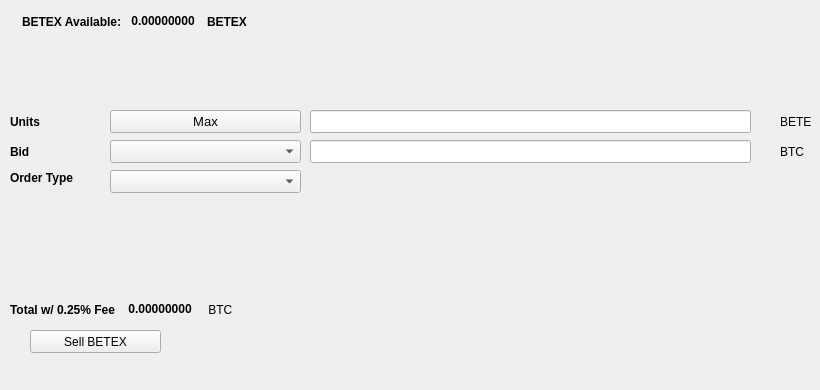
   <widget class="QWidget" name="SellTab">
    <attribute name="title">
     <string>Sell</string>
    </attribute>
    <widget class="QLabel" name="label_16">
     <property name="geometry">
      <rect>
       <x>780</x>
       <y>140</y>
       <width>31</width>
       <height>23</height>
      </rect>
     </property>
     <property name="text">
      <string>BTC</string>
     </property>
    </widget>
    <widget class="QComboBox" name="SellBidcomboBox">
     <property name="geometry">
      <rect>
       <x>110</x>
       <y>140</y>
       <width>191</width>
       <height>23</height>
      </rect>
     </property>
     <property name="font">
      <font>
       <pointsize>10</pointsize>
      </font>
     </property>
    </widget>
    <widget class="QLabel" name="label_18">
     <property name="geometry">
      <rect>
       <x>10</x>
       <y>110</y>
       <width>46</width>
       <height>23</height>
      </rect>
     </property>
     <property name="font">
      <font>
       <weight>75</weight>
       <bold>true</bold>
      </font>
     </property>
     <property name="text">
      <string>Units</string>
     </property>
    </widget>
    <widget class="QPushButton" name="Sell_Max_Amount">
     <property name="geometry">
      <rect>
       <x>110</x>
       <y>110</y>
       <width>191</width>
       <height>23</height>
      </rect>
     </property>
     <property name="font">
      <font>
       <pointsize>10</pointsize>
      </font>
     </property>
     <property name="text">
      <string>Max</string>
     </property>
    </widget>
    <widget class="QLabel" name="label_20">
     <property name="geometry">
      <rect>
       <x>10</x>
       <y>170</y>
       <width>91</width>
       <height>16</height>
      </rect>
     </property>
     <property name="font">
      <font>
       <weight>75</weight>
       <bold>true</bold>
      </font>
     </property>
     <property name="text">
      <string>Order Type</string>
     </property>
    </widget>
    <widget class="QComboBox" name="SellOrdertypeCombo">
     <property name="geometry">
      <rect>
       <x>110</x>
       <y>170</y>
       <width>191</width>
       <height>23</height>
      </rect>
     </property>
     <property name="font">
      <font>
       <pointsize>10</pointsize>
      </font>
     </property>
    </widget>
    <widget class="QLabel" name="label_21">
     <property name="geometry">
      <rect>
       <x>10</x>
       <y>140</y>
       <width>46</width>
       <height>23</height>
      </rect>
     </property>
     <property name="font">
      <font>
       <weight>75</weight>
       <bold>true</bold>
      </font>
     </property>
     <property name="text">
      <string>Bid</string>
     </property>
    </widget>
    <widget class="QLabel" name="label_22">
     <property name="geometry">
      <rect>
       <x>780</x>
       <y>110</y>
       <width>31</width>
       <height>23</height>
      </rect>
     </property>
     <property name="text">
      <string>BETEX</string>
     </property>
    </widget>
    <widget class="QLineEdit" name="UnitsInputBETEX">
     <property name="geometry">
      <rect>
       <x>310</x>
       <y>110</y>
       <width>441</width>
       <height>23</height>
      </rect>
     </property>
     <property name="font">
      <font>
       <pointsize>9</pointsize>
       <weight>75</weight>
       <bold>true</bold>
      </font>
     </property>
    </widget>
    <widget class="QLineEdit" name="SellBidPriceEdit">
     <property name="geometry">
      <rect>
       <x>310</x>
       <y>140</y>
       <width>441</width>
       <height>23</height>
      </rect>
     </property>
     <property name="font">
      <font>
       <pointsize>9</pointsize>
       <weight>75</weight>
       <bold>true</bold>
      </font>
     </property>
    </widget>
    <widget class="QPushButton" name="SellBETEXBTN">
     <property name="geometry">
      <rect>
       <x>30</x>
       <y>330</y>
       <width>131</width>
       <height>23</height>
      </rect>
     </property>
     <property name="text">
      <string>Sell BETEX</string>
     </property>
     <property name="icon">
      <iconset resource="../betex">
       <normaloff>:/icons/bitcoin</normaloff>:/icons/bitcoin</iconset>
     </property>
    </widget>
    <widget class="QWidget" name="layoutWidget3">
     <property name="geometry">
      <rect>
       <x>22</x>
       <y>12</y>
       <width>258</width>
       <height>19</height>
      </rect>
     </property>
     <layout class="QHBoxLayout" name="horizontalLayout">
      <item>
       <widget class="QLabel" name="label232_2">
        <property name="font">
         <font>
          <weight>75</weight>
          <bold>true</bold>
         </font>
        </property>
        <property name="text">
         <string>BETEX Available:</string>
        </property>
       </widget>
      </item>
      <item>
       <widget class="QLabel" name="BETEXAvailableLabel">
        <property name="palette">
         <palette>
          <active>
           <colorrole role="WindowText">
            <brush brushstyle="SolidPattern">
             <color alpha="255">
              <red>0</red>
              <green>0</green>
              <blue>0</blue>
             </color>
            </brush>
           </colorrole>
           <colorrole role="Button">
            <brush brushstyle="SolidPattern">
             <color alpha="255">
              <red>0</red>
              <green>170</green>
              <blue>0</blue>
             </color>
            </brush>
           </colorrole>
           <colorrole role="Light">
            <brush brushstyle="SolidPattern">
             <color alpha="255">
              <red>0</red>
              <green>255</green>
              <blue>0</blue>
             </color>
            </brush>
           </colorrole>
           <colorrole role="Midlight">
            <brush brushstyle="SolidPattern">
             <color alpha="255">
              <red>0</red>
              <green>212</green>
              <blue>0</blue>
             </color>
            </brush>
           </colorrole>
           <colorrole role="Dark">
            <brush brushstyle="SolidPattern">
             <color alpha="255">
              <red>0</red>
              <green>85</green>
              <blue>0</blue>
             </color>
            </brush>
           </colorrole>
           <colorrole role="Mid">
            <brush brushstyle="SolidPattern">
             <color alpha="255">
              <red>0</red>
              <green>113</green>
              <blue>0</blue>
             </color>
            </brush>
           </colorrole>
           <colorrole role="Text">
            <brush brushstyle="SolidPattern">
             <color alpha="255">
              <red>0</red>
              <green>170</green>
              <blue>0</blue>
             </color>
            </brush>
           </colorrole>
           <colorrole role="BrightText">
            <brush brushstyle="SolidPattern">
             <color alpha="255">
              <red>255</red>
              <green>255</green>
              <blue>255</blue>
             </color>
            </brush>
           </colorrole>
           <colorrole role="ButtonText">
            <brush brushstyle="SolidPattern">
             <color alpha="255">
              <red>0</red>
              <green>0</green>
              <blue>0</blue>
             </color>
            </brush>
           </colorrole>
           <colorrole role="Base">
            <brush brushstyle="SolidPattern">
             <color alpha="255">
              <red>255</red>
              <green>255</green>
              <blue>255</blue>
             </color>
            </brush>
           </colorrole>
           <colorrole role="Window">
            <brush brushstyle="SolidPattern">
             <color alpha="255">
              <red>0</red>
              <green>170</green>
              <blue>0</blue>
             </color>
            </brush>
           </colorrole>
           <colorrole role="Shadow">
            <brush brushstyle="SolidPattern">
             <color alpha="255">
              <red>0</red>
              <green>0</green>
              <blue>0</blue>
             </color>
            </brush>
           </colorrole>
           <colorrole role="AlternateBase">
            <brush brushstyle="SolidPattern">
             <color alpha="255">
              <red>127</red>
              <green>212</green>
              <blue>127</blue>
             </color>
            </brush>
           </colorrole>
           <colorrole role="ToolTipBase">
            <brush brushstyle="SolidPattern">
             <color alpha="255">
              <red>255</red>
              <green>255</green>
              <blue>220</blue>
             </color>
            </brush>
           </colorrole>
           <colorrole role="ToolTipText">
            <brush brushstyle="SolidPattern">
             <color alpha="255">
              <red>0</red>
              <green>0</green>
              <blue>0</blue>
             </color>
            </brush>
           </colorrole>
          </active>
          <inactive>
           <colorrole role="WindowText">
            <brush brushstyle="SolidPattern">
             <color alpha="255">
              <red>0</red>
              <green>0</green>
              <blue>0</blue>
             </color>
            </brush>
           </colorrole>
           <colorrole role="Button">
            <brush brushstyle="SolidPattern">
             <color alpha="255">
              <red>0</red>
              <green>170</green>
              <blue>0</blue>
             </color>
            </brush>
           </colorrole>
           <colorrole role="Light">
            <brush brushstyle="SolidPattern">
             <color alpha="255">
              <red>0</red>
              <green>255</green>
              <blue>0</blue>
             </color>
            </brush>
           </colorrole>
           <colorrole role="Midlight">
            <brush brushstyle="SolidPattern">
             <color alpha="255">
              <red>0</red>
              <green>212</green>
              <blue>0</blue>
             </color>
            </brush>
           </colorrole>
           <colorrole role="Dark">
            <brush brushstyle="SolidPattern">
             <color alpha="255">
              <red>0</red>
              <green>85</green>
              <blue>0</blue>
             </color>
            </brush>
           </colorrole>
           <colorrole role="Mid">
            <brush brushstyle="SolidPattern">
             <color alpha="255">
              <red>0</red>
              <green>113</green>
              <blue>0</blue>
             </color>
            </brush>
           </colorrole>
           <colorrole role="Text">
            <brush brushstyle="SolidPattern">
             <color alpha="255">
              <red>0</red>
              <green>170</green>
              <blue>0</blue>
             </color>
            </brush>
           </colorrole>
           <colorrole role="BrightText">
            <brush brushstyle="SolidPattern">
             <color alpha="255">
              <red>255</red>
              <green>255</green>
              <blue>255</blue>
             </color>
            </brush>
           </colorrole>
           <colorrole role="ButtonText">
            <brush brushstyle="SolidPattern">
             <color alpha="255">
              <red>0</red>
              <green>0</green>
              <blue>0</blue>
             </color>
            </brush>
           </colorrole>
           <colorrole role="Base">
            <brush brushstyle="SolidPattern">
             <color alpha="255">
              <red>255</red>
              <green>255</green>
              <blue>255</blue>
             </color>
            </brush>
           </colorrole>
           <colorrole role="Window">
            <brush brushstyle="SolidPattern">
             <color alpha="255">
              <red>0</red>
              <green>170</green>
              <blue>0</blue>
             </color>
            </brush>
           </colorrole>
           <colorrole role="Shadow">
            <brush brushstyle="SolidPattern">
             <color alpha="255">
              <red>0</red>
              <green>0</green>
              <blue>0</blue>
             </color>
            </brush>
           </colorrole>
           <colorrole role="AlternateBase">
            <brush brushstyle="SolidPattern">
             <color alpha="255">
              <red>127</red>
              <green>212</green>
              <blue>127</blue>
             </color>
            </brush>
           </colorrole>
           <colorrole role="ToolTipBase">
            <brush brushstyle="SolidPattern">
             <color alpha="255">
              <red>255</red>
              <green>255</green>
              <blue>220</blue>
             </color>
            </brush>
           </colorrole>
           <colorrole role="ToolTipText">
            <brush brushstyle="SolidPattern">
             <color alpha="255">
              <red>0</red>
              <green>0</green>
              <blue>0</blue>
             </color>
            </brush>
           </colorrole>
          </inactive>
          <disabled>
           <colorrole role="WindowText">
            <brush brushstyle="SolidPattern">
             <color alpha="255">
              <red>0</red>
              <green>85</green>
              <blue>0</blue>
             </color>
            </brush>
           </colorrole>
           <colorrole role="Button">
            <brush brushstyle="SolidPattern">
             <color alpha="255">
              <red>0</red>
              <green>170</green>
              <blue>0</blue>
             </color>
            </brush>
           </colorrole>
           <colorrole role="Light">
            <brush brushstyle="SolidPattern">
             <color alpha="255">
              <red>0</red>
              <green>255</green>
              <blue>0</blue>
             </color>
            </brush>
           </colorrole>
           <colorrole role="Midlight">
            <brush brushstyle="SolidPattern">
             <color alpha="255">
              <red>0</red>
              <green>212</green>
              <blue>0</blue>
             </color>
            </brush>
           </colorrole>
           <colorrole role="Dark">
            <brush brushstyle="SolidPattern">
             <color alpha="255">
              <red>0</red>
              <green>85</green>
              <blue>0</blue>
             </color>
            </brush>
           </colorrole>
           <colorrole role="Mid">
            <brush brushstyle="SolidPattern">
             <color alpha="255">
              <red>0</red>
              <green>113</green>
              <blue>0</blue>
             </color>
            </brush>
           </colorrole>
           <colorrole role="Text">
            <brush brushstyle="SolidPattern">
             <color alpha="255">
              <red>0</red>
              <green>85</green>
              <blue>0</blue>
             </color>
            </brush>
           </colorrole>
           <colorrole role="BrightText">
            <brush brushstyle="SolidPattern">
             <color alpha="255">
              <red>255</red>
              <green>255</green>
              <blue>255</blue>
             </color>
            </brush>
           </colorrole>
           <colorrole role="ButtonText">
            <brush brushstyle="SolidPattern">
             <color alpha="255">
              <red>0</red>
              <green>85</green>
              <blue>0</blue>
             </color>
            </brush>
           </colorrole>
           <colorrole role="Base">
            <brush brushstyle="SolidPattern">
             <color alpha="255">
              <red>0</red>
              <green>170</green>
              <blue>0</blue>
             </color>
            </brush>
           </colorrole>
           <colorrole role="Window">
            <brush brushstyle="SolidPattern">
             <color alpha="255">
              <red>0</red>
              <green>170</green>
              <blue>0</blue>
             </color>
            </brush>
           </colorrole>
           <colorrole role="Shadow">
            <brush brushstyle="SolidPattern">
             <color alpha="255">
              <red>0</red>
              <green>0</green>
              <blue>0</blue>
             </color>
            </brush>
           </colorrole>
           <colorrole role="AlternateBase">
            <brush brushstyle="SolidPattern">
             <color alpha="255">
              <red>0</red>
              <green>170</green>
              <blue>0</blue>
             </color>
            </brush>
           </colorrole>
           <colorrole role="ToolTipBase">
            <brush brushstyle="SolidPattern">
             <color alpha="255">
              <red>255</red>
              <green>255</green>
              <blue>220</blue>
             </color>
            </brush>
           </colorrole>
           <colorrole role="ToolTipText">
            <brush brushstyle="SolidPattern">
             <color alpha="255">
              <red>0</red>
              <green>0</green>
              <blue>0</blue>
             </color>
            </brush>
           </colorrole>
          </disabled>
         </palette>
        </property>
        <property name="font">
         <font>
          <weight>75</weight>
          <bold>true</bold>
         </font>
        </property>
        <property name="text">
         <string> 0.00000000 </string>
        </property>
        <property name="textInteractionFlags">
         <set>Qt::LinksAccessibleByMouse|Qt::TextSelectableByKeyboard|Qt::TextSelectableByMouse</set>
        </property>
       </widget>
      </item>
      <item>
       <widget class="QLabel" name="labelBETEX">
        <property name="font">
         <font>
          <weight>75</weight>
          <bold>true</bold>
         </font>
        </property>
        <property name="text">
         <string>BETEX</string>
        </property>
       </widget>
      </item>
     </layout>
    </widget>
    <widget class="QWidget" name="layoutWidget">
     <property name="geometry">
      <rect>
       <x>10</x>
       <y>300</y>
       <width>268</width>
       <height>19</height>
      </rect>
     </property>
     <layout class="QHBoxLayout" name="horizontalLayout_2">
      <item>
       <widget class="QLabel" name="label_19">
        <property name="font">
         <font>
          <weight>75</weight>
          <bold>true</bold>
         </font>
        </property>
        <property name="text">
         <string>Total w/ 0.25% Fee </string>
        </property>
       </widget>
      </item>
      <item>
       <widget class="QLabel" name="SellCostLabel">
        <property name="palette">
         <palette>
          <active>
           <colorrole role="WindowText">
            <brush brushstyle="SolidPattern">
             <color alpha="255">
              <red>0</red>
              <green>0</green>
              <blue>0</blue>
             </color>
            </brush>
           </colorrole>
           <colorrole role="Button">
            <brush brushstyle="SolidPattern">
             <color alpha="255">
              <red>0</red>
              <green>170</green>
              <blue>0</blue>
             </color>
            </brush>
           </colorrole>
           <colorrole role="Light">
            <brush brushstyle="SolidPattern">
             <color alpha="255">
              <red>0</red>
              <green>255</green>
              <blue>0</blue>
             </color>
            </brush>
           </colorrole>
           <colorrole role="Midlight">
            <brush brushstyle="SolidPattern">
             <color alpha="255">
              <red>0</red>
              <green>212</green>
              <blue>0</blue>
             </color>
            </brush>
           </colorrole>
           <colorrole role="Dark">
            <brush brushstyle="SolidPattern">
             <color alpha="255">
              <red>0</red>
              <green>85</green>
              <blue>0</blue>
             </color>
            </brush>
           </colorrole>
           <colorrole role="Mid">
            <brush brushstyle="SolidPattern">
             <color alpha="255">
              <red>0</red>
              <green>113</green>
              <blue>0</blue>
             </color>
            </brush>
           </colorrole>
           <colorrole role="Text">
            <brush brushstyle="SolidPattern">
             <color alpha="255">
              <red>0</red>
              <green>170</green>
              <blue>0</blue>
             </color>
            </brush>
           </colorrole>
           <colorrole role="BrightText">
            <brush brushstyle="SolidPattern">
             <color alpha="255">
              <red>255</red>
              <green>255</green>
              <blue>255</blue>
             </color>
            </brush>
           </colorrole>
           <colorrole role="ButtonText">
            <brush brushstyle="SolidPattern">
             <color alpha="255">
              <red>0</red>
              <green>0</green>
              <blue>0</blue>
             </color>
            </brush>
           </colorrole>
           <colorrole role="Base">
            <brush brushstyle="SolidPattern">
             <color alpha="255">
              <red>255</red>
              <green>255</green>
              <blue>255</blue>
             </color>
            </brush>
           </colorrole>
           <colorrole role="Window">
            <brush brushstyle="SolidPattern">
             <color alpha="255">
              <red>0</red>
              <green>170</green>
              <blue>0</blue>
             </color>
            </brush>
           </colorrole>
           <colorrole role="Shadow">
            <brush brushstyle="SolidPattern">
             <color alpha="255">
              <red>0</red>
              <green>0</green>
              <blue>0</blue>
             </color>
            </brush>
           </colorrole>
           <colorrole role="AlternateBase">
            <brush brushstyle="SolidPattern">
             <color alpha="255">
              <red>127</red>
              <green>212</green>
              <blue>127</blue>
             </color>
            </brush>
           </colorrole>
           <colorrole role="ToolTipBase">
            <brush brushstyle="SolidPattern">
             <color alpha="255">
              <red>255</red>
              <green>255</green>
              <blue>220</blue>
             </color>
            </brush>
           </colorrole>
           <colorrole role="ToolTipText">
            <brush brushstyle="SolidPattern">
             <color alpha="255">
              <red>0</red>
              <green>0</green>
              <blue>0</blue>
             </color>
            </brush>
           </colorrole>
          </active>
          <inactive>
           <colorrole role="WindowText">
            <brush brushstyle="SolidPattern">
             <color alpha="255">
              <red>0</red>
              <green>0</green>
              <blue>0</blue>
             </color>
            </brush>
           </colorrole>
           <colorrole role="Button">
            <brush brushstyle="SolidPattern">
             <color alpha="255">
              <red>0</red>
              <green>170</green>
              <blue>0</blue>
             </color>
            </brush>
           </colorrole>
           <colorrole role="Light">
            <brush brushstyle="SolidPattern">
             <color alpha="255">
              <red>0</red>
              <green>255</green>
              <blue>0</blue>
             </color>
            </brush>
           </colorrole>
           <colorrole role="Midlight">
            <brush brushstyle="SolidPattern">
             <color alpha="255">
              <red>0</red>
              <green>212</green>
              <blue>0</blue>
             </color>
            </brush>
           </colorrole>
           <colorrole role="Dark">
            <brush brushstyle="SolidPattern">
             <color alpha="255">
              <red>0</red>
              <green>85</green>
              <blue>0</blue>
             </color>
            </brush>
           </colorrole>
           <colorrole role="Mid">
            <brush brushstyle="SolidPattern">
             <color alpha="255">
              <red>0</red>
              <green>113</green>
              <blue>0</blue>
             </color>
            </brush>
           </colorrole>
           <colorrole role="Text">
            <brush brushstyle="SolidPattern">
             <color alpha="255">
              <red>0</red>
              <green>170</green>
              <blue>0</blue>
             </color>
            </brush>
           </colorrole>
           <colorrole role="BrightText">
            <brush brushstyle="SolidPattern">
             <color alpha="255">
              <red>255</red>
              <green>255</green>
              <blue>255</blue>
             </color>
            </brush>
           </colorrole>
           <colorrole role="ButtonText">
            <brush brushstyle="SolidPattern">
             <color alpha="255">
              <red>0</red>
              <green>0</green>
              <blue>0</blue>
             </color>
            </brush>
           </colorrole>
           <colorrole role="Base">
            <brush brushstyle="SolidPattern">
             <color alpha="255">
              <red>255</red>
              <green>255</green>
              <blue>255</blue>
             </color>
            </brush>
           </colorrole>
           <colorrole role="Window">
            <brush brushstyle="SolidPattern">
             <color alpha="255">
              <red>0</red>
              <green>170</green>
              <blue>0</blue>
             </color>
            </brush>
           </colorrole>
           <colorrole role="Shadow">
            <brush brushstyle="SolidPattern">
             <color alpha="255">
              <red>0</red>
              <green>0</green>
              <blue>0</blue>
             </color>
            </brush>
           </colorrole>
           <colorrole role="AlternateBase">
            <brush brushstyle="SolidPattern">
             <color alpha="255">
              <red>127</red>
              <green>212</green>
              <blue>127</blue>
             </color>
            </brush>
           </colorrole>
           <colorrole role="ToolTipBase">
            <brush brushstyle="SolidPattern">
             <color alpha="255">
              <red>255</red>
              <green>255</green>
              <blue>220</blue>
             </color>
            </brush>
           </colorrole>
           <colorrole role="ToolTipText">
            <brush brushstyle="SolidPattern">
             <color alpha="255">
              <red>0</red>
              <green>0</green>
              <blue>0</blue>
             </color>
            </brush>
           </colorrole>
          </inactive>
          <disabled>
           <colorrole role="WindowText">
            <brush brushstyle="SolidPattern">
             <color alpha="255">
              <red>0</red>
              <green>85</green>
              <blue>0</blue>
             </color>
            </brush>
           </colorrole>
           <colorrole role="Button">
            <brush brushstyle="SolidPattern">
             <color alpha="255">
              <red>0</red>
              <green>170</green>
              <blue>0</blue>
             </color>
            </brush>
           </colorrole>
           <colorrole role="Light">
            <brush brushstyle="SolidPattern">
             <color alpha="255">
              <red>0</red>
              <green>255</green>
              <blue>0</blue>
             </color>
            </brush>
           </colorrole>
           <colorrole role="Midlight">
            <brush brushstyle="SolidPattern">
             <color alpha="255">
              <red>0</red>
              <green>212</green>
              <blue>0</blue>
             </color>
            </brush>
           </colorrole>
           <colorrole role="Dark">
            <brush brushstyle="SolidPattern">
             <color alpha="255">
              <red>0</red>
              <green>85</green>
              <blue>0</blue>
             </color>
            </brush>
           </colorrole>
           <colorrole role="Mid">
            <brush brushstyle="SolidPattern">
             <color alpha="255">
              <red>0</red>
              <green>113</green>
              <blue>0</blue>
             </color>
            </brush>
           </colorrole>
           <colorrole role="Text">
            <brush brushstyle="SolidPattern">
             <color alpha="255">
              <red>0</red>
              <green>85</green>
              <blue>0</blue>
             </color>
            </brush>
           </colorrole>
           <colorrole role="BrightText">
            <brush brushstyle="SolidPattern">
             <color alpha="255">
              <red>255</red>
              <green>255</green>
              <blue>255</blue>
             </color>
            </brush>
           </colorrole>
           <colorrole role="ButtonText">
            <brush brushstyle="SolidPattern">
             <color alpha="255">
              <red>0</red>
              <green>85</green>
              <blue>0</blue>
             </color>
            </brush>
           </colorrole>
           <colorrole role="Base">
            <brush brushstyle="SolidPattern">
             <color alpha="255">
              <red>0</red>
              <green>170</green>
              <blue>0</blue>
             </color>
            </brush>
           </colorrole>
           <colorrole role="Window">
            <brush brushstyle="SolidPattern">
             <color alpha="255">
              <red>0</red>
              <green>170</green>
              <blue>0</blue>
             </color>
            </brush>
           </colorrole>
           <colorrole role="Shadow">
            <brush brushstyle="SolidPattern">
             <color alpha="255">
              <red>0</red>
              <green>0</green>
              <blue>0</blue>
             </color>
            </brush>
           </colorrole>
           <colorrole role="AlternateBase">
            <brush brushstyle="SolidPattern">
             <color alpha="255">
              <red>0</red>
              <green>170</green>
              <blue>0</blue>
             </color>
            </brush>
           </colorrole>
           <colorrole role="ToolTipBase">
            <brush brushstyle="SolidPattern">
             <color alpha="255">
              <red>255</red>
              <green>255</green>
              <blue>220</blue>
             </color>
            </brush>
           </colorrole>
           <colorrole role="ToolTipText">
            <brush brushstyle="SolidPattern">
             <color alpha="255">
              <red>0</red>
              <green>0</green>
              <blue>0</blue>
             </color>
            </brush>
           </colorrole>
          </disabled>
         </palette>
        </property>
        <property name="font">
         <font>
          <weight>75</weight>
          <bold>true</bold>
         </font>
        </property>
        <property name="autoFillBackground">
         <bool>false</bool>
        </property>
        <property name="text">
         <string> 0.00000000</string>
        </property>
        <property name="textInteractionFlags">
         <set>Qt::LinksAccessibleByMouse|Qt::TextSelectableByMouse</set>
        </property>
       </widget>
      </item>
      <item>
       <widget class="QLabel" name="label_17">
        <property name="font">
         <font>
          <weight>50</weight>
          <bold>false</bold>
         </font>
        </property>
        <property name="text">
         <string> BTC</string>
        </property>
       </widget>
      </item>
     </layout>
    </widget>
    <widget class="QLabel" name="label_23">
     <property name="geometry">
      <rect>
       <x>460</x>
       <y>300</y>
       <width>281</width>
       <height>81</height>
      </rect>
     </property>
     <property name="text">
      <string/>
     </property>
     <property name="pixmap">
      <pixmap>:/images/bittrex</pixmap>
     </property>
    </widget>
   </widget>
